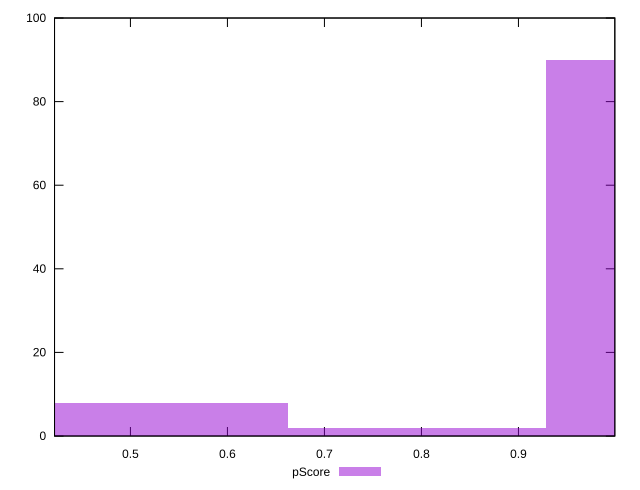

The script that saved this image:
reset

$pScore <<EOF
1.0605392417902004 90
0.5302696208951002 8
0.7954044313426503 2
EOF

set key outside below
set boxwidth 0.2651348104475501
set xrange [0.4217685994118758:0.9993602032901141]
set yrange [0:100]
set trange [0:100]
set style fill transparent solid 0.5 noborder
set terminal svg size 640, 490 enhanced background rgb 'white'
set output "reports/report_00028_2021-02-24T12-49-42.674Z/first-cpu-idle/samples/agenda/pScore/histogram.svg"

plot $pScore title "pScore" with boxes

reset
